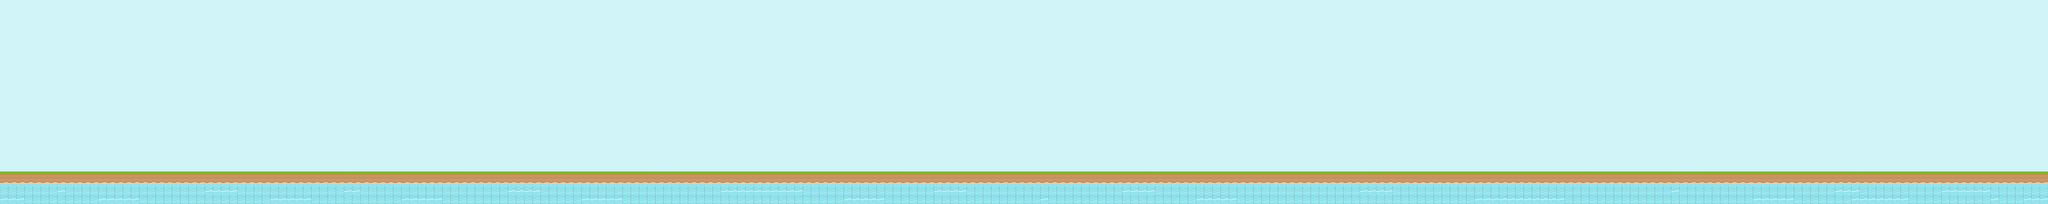

A level layout from a 2D game, rendered from its tile map. Below: a short description, then the map file with tile-grid data replaced by summaries:
An orthogonal 250x25 tile map with 32x32 px tiles, 5 tile layers (background, middleground1, middleground, middleground2, ...), 2 tilesets and 5 objects.

<map version="1.0" orientation="orthogonal" renderorder="left-up" width="250" height="25" tilewidth="32" tileheight="32" nextobjectid="6">
 <tileset firstgid="1" name="background" tilewidth="32" tileheight="32">
  <image source="../Platformer/Base/bg.png" width="256" height="256" />
 </tileset>
 <tileset firstgid="65" name="tiles32" tilewidth="32" tileheight="32">
  <tile id="0">
   <image width="32" height="32" source="../Platformer/Base/Tiles32/grassCenter.png" />
  </tile>
  <tile id="1">
   <image width="32" height="32" source="../Platformer/Base/Tiles32/grassMid.png" />
  </tile>
  <tile id="2">
   <image width="32" height="32" source="../Platformer/Base/Tiles32/water.png" />
  </tile>
  <tile id="3">
   <image width="32" height="32" source="../Platformer/Base/Tiles32/waterTop.png" />
  </tile>
 </tileset>
 <layer name="background" width="250" height="25">
  <data>[6250 cells, 6250 non-empty, 67 distinct tile ids]</data>
 </layer>
 <layer name="middleground1" width="250" height="25">
  <data>[6250 cells, 354 non-empty, 1 distinct tile ids]</data>
 </layer>
 <layer name="middleground" width="250" height="25">
  <data>[6250 cells, 0 non-empty, 0 distinct tile ids]</data>
 </layer>
 <layer name="middleground2" width="250" height="25">
  <data>[6250 cells, 0 non-empty, 0 distinct tile ids]</data>
 </layer>
 <layer name="foreground" width="250" height="25">
  <data>[6250 cells, 0 non-empty, 0 distinct tile ids]</data>
 </layer>
 <objectgroup name="solid">
  <object id="1" x="1.33333" y="1.33333" width="12" height="668" />
  <object id="2" x="1.33333" y="669.333" width="7996" height="36" />
  <object id="3" x="7985.33" y="0" width="9.33333" height="666.667" />
 </objectgroup>
 <objectgroup name="teleport">
  <object id="4" x="65.3333" y="544" width="88" height="57.3333">
   <properties>
    <property name="start" value="true" />
   </properties>
  </object>
  <object id="5" x="7872" y="574.667" width="66.6667" height="93.3333">
   <properties>
    <property name="level" value="../Maps/world4.tmx" />
   </properties>
  </object>
 </objectgroup>
 <objectgroup name="objects" />
 <objectgroup name="death" />
</map>
